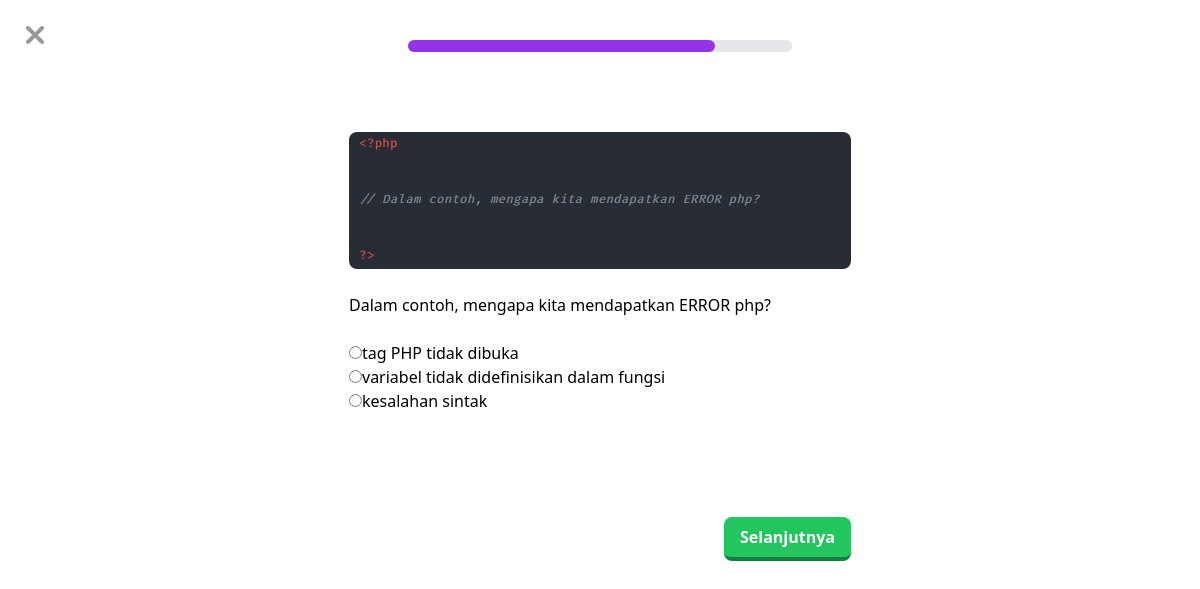
Page /codingku/php/variable1.4/question.php?n=14 on the committed database.
### tables this page shows
CREATE TABLE `questions` (
  `question_number` int(11) NOT NULL,
  `question_text` text NOT NULL,
  `question_image` varchar(255) NOT NULL
);

CREATE TABLE `options` (
  `id` int(11) NOT NULL,
  `question_number` int(11) NOT NULL,
  `is_correct` tinyint(1) NOT NULL DEFAULT 0,
  `coption` text NOT NULL
);

### codingku/php/variable1.4/question.php (the view, shortened to what this page needs)
<?php
include '../../koneksi.php';
$number = $_GET['n'];
$query = "SELECT * FROM questions WHERE question_number = $number";
$result = mysqli_query($conn, $query);
$question = mysqli_fetch_assoc($result);
$query = "SELECT * FROM options WHERE question_number = $number";
$choices = mysqli_query($conn, $query);
?>
<html>
<head>
  <script src="https://cdn.tailwindcss.com"></script>
</head>
<section class="font-poppins">
  <div class="flex flex-col">
    <div class="relative">
      <div><a href="../../tailwind.php"><img src="../../gambar/x1.png" class="absolute top-5 left-5 opacity-40"></a></div>
    </div>
    <div class="m-auto my-10 mb-20">
      <div class="w-96 bg-gray-200 rounded-full h-3">
        <div class="bg-purple-600 h-3 rounded-full" style="width: 80%"></div>
      </div>
    </div>
    <div class="m-auto">
      <img class="rounded-lg" src="gambar/<?php echo $question['question_image']; ?>"><br>
      <p><?php echo $question['question_text']; ?> </p> <br>
      <form method="POST" action="process.php">
        <ul class="choicess">
          <?php while ($row = mysqli_fetch_assoc($choices)) { ?>
            <li><input type="radio" name="choice" value="<?php echo $row['id']; ?>" required><?php echo $row['coption']; ?></li>
          <?php } ?>
        </ul>
        <br>
        <div class="text-center mt-20">
          <button class="float-right bg-green-500 hover:bg-green-400 text-white font-bold py-2 px-4 border-b-4 border-green-700 hover:border-green-500 rounded-lg" name="submit" value="submit">Selanjutnya</a></button>
        </div>
    </div>
</section>

### rows in the picture
questions: question_image (picture), question_text "Dalam contoh, mengapa kita mendapatkan ERROR php?"
options: coption "tag PHP tidak dibuka"
options: coption "variabel tidak didefinisikan dalam fungsi"
options: coption "kesalahan sintak"
